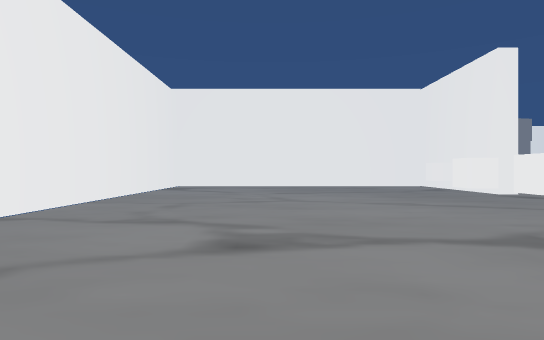
View 1 (above)

22 first-person views from a walk through a Unity game level. The camera is 1.4 m above the floor, looks level and sees 75° across. The floor is counted in squares, 2 m on a side. Each view is taken from the middle of a square. On the plan, view 1 faces up. The plan holds only what a view shows up to about 11 squares ahead; the rest is blank. The place goes on beyond the plan. The player character is not drawn. Some surface patterns are stand-ins.

View 2
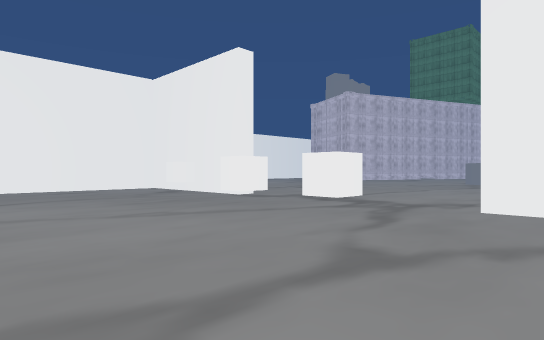

View 3
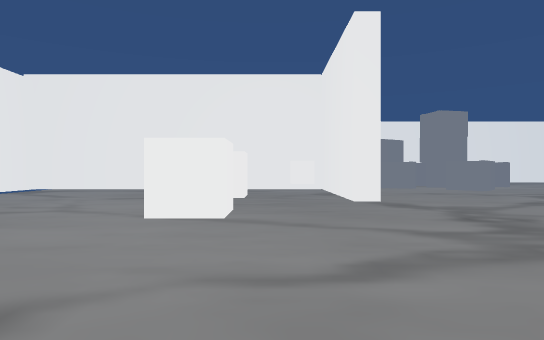

View 4
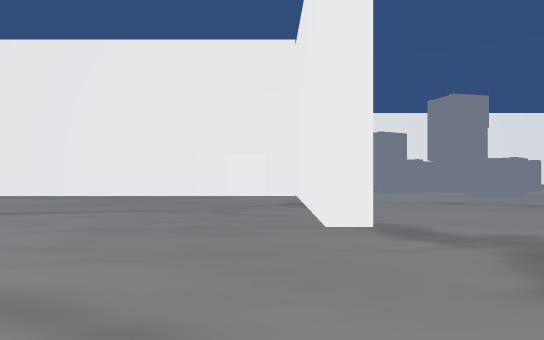

View 5
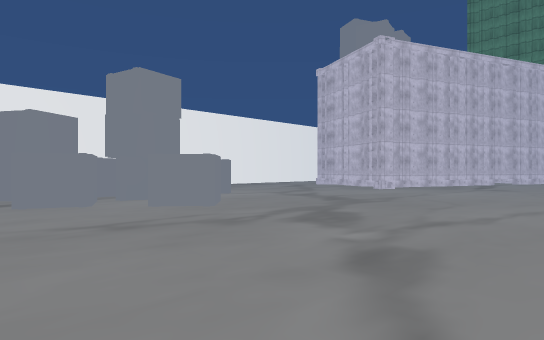

View 6
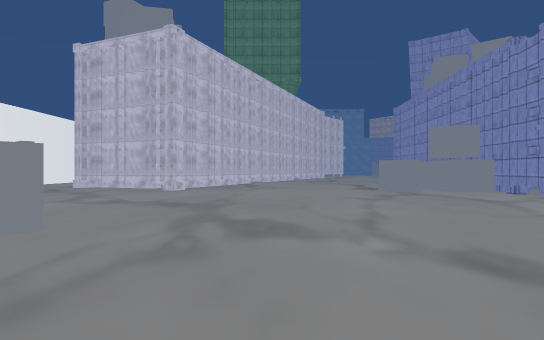

View 7
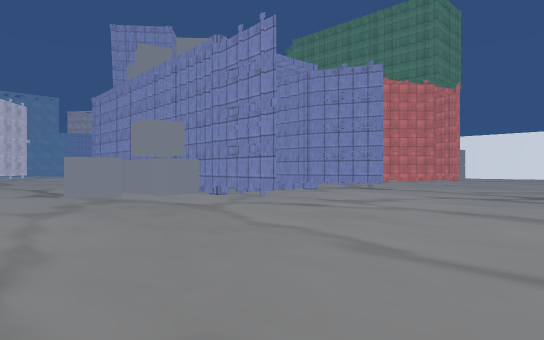

View 8
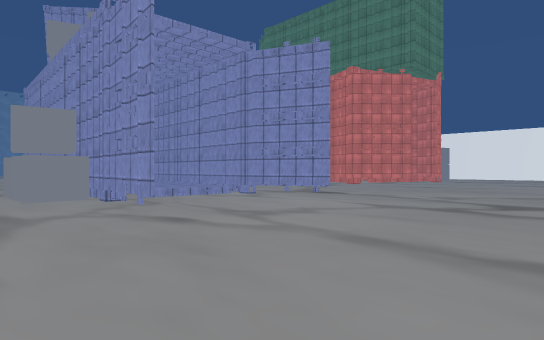

View 9
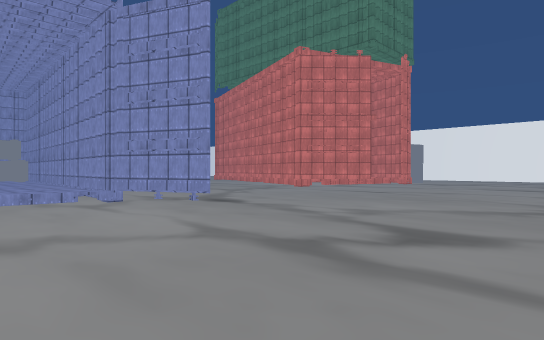

View 10
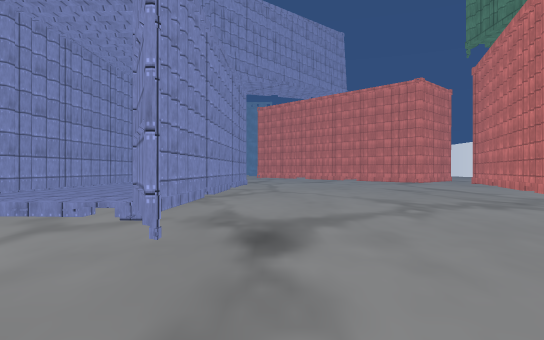

View 11
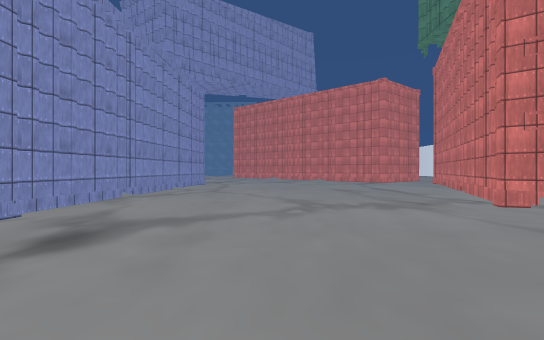

View 12
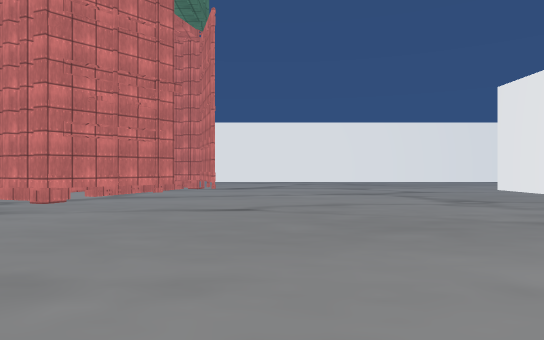

View 13
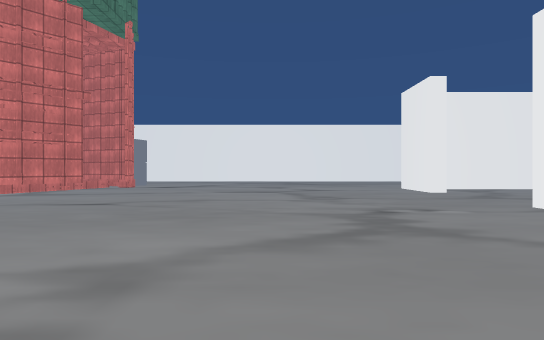

View 14
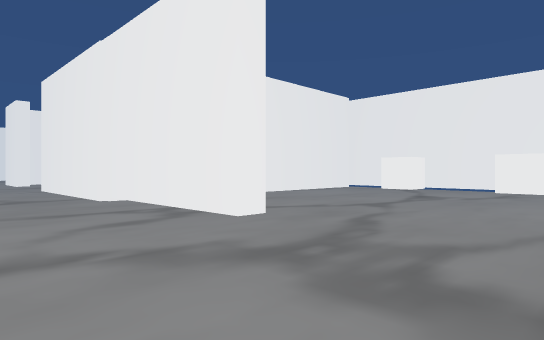

View 15
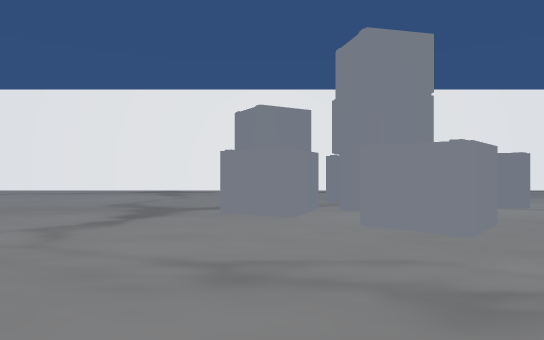

View 16
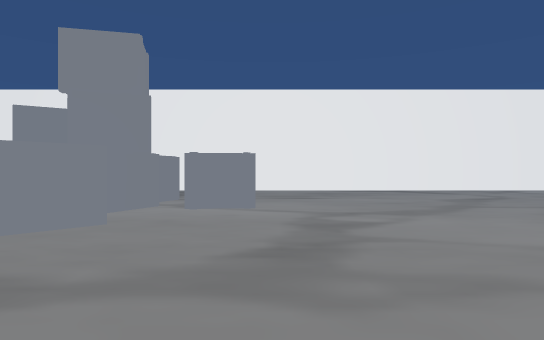

View 17
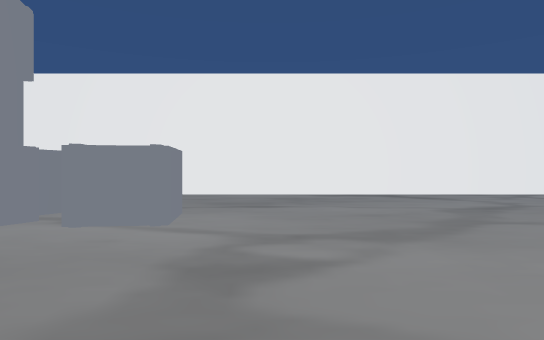

View 18
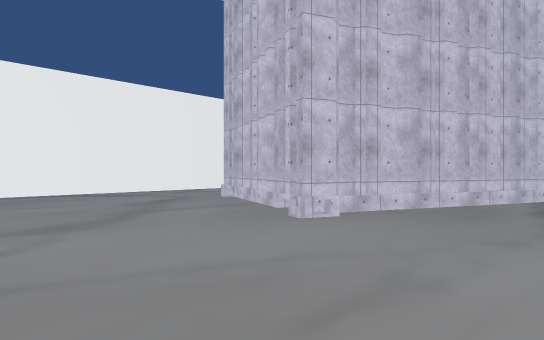

View 19
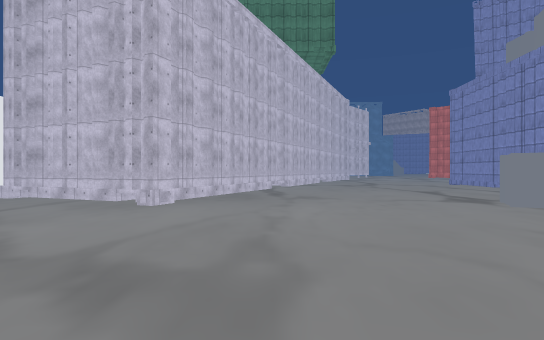

View 20
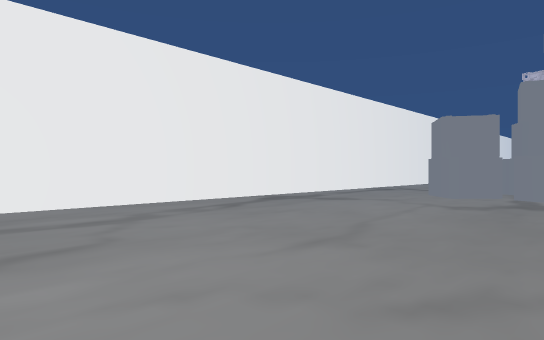

View 21
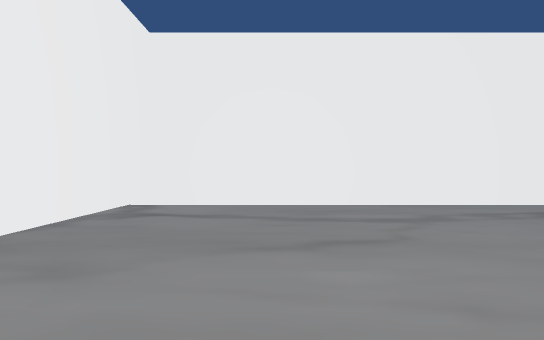

View 22
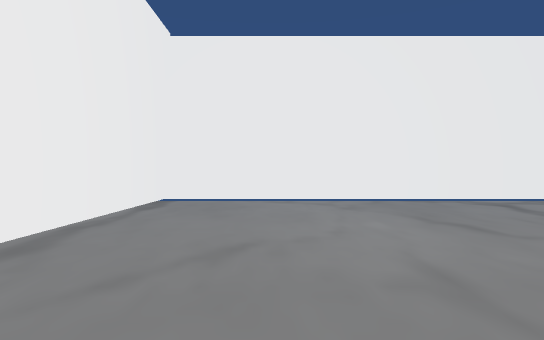

### Floor plan
Key: @ floor where view 1 was taken; # wall or solid block; . main floor; : floor 0.5 m higher than the main floor; / step, stairs or slope; = window, fence, low wall or low ledge; C white cube; T thing the floor can be seen under or through; O other object.
Columns run from 4 left of view 1 to 23 right of it. Each row starts with its distance up from view 1.
 22 #############   ############
 21 #............    ..........
 20 #.............   .........
 19 #............O. ..........
 18 #...........OOOO.........#
 17 #............O.O.O......##
 16 #............O.O........#
 15 #..............OO.......#
 14 ###########...OO.......####
 13 #.........#...............##
 12 #.........#.................
 11 #.........#.................
 10 #........C#.................
  9 #.........#.................
  8 #...........................
  7 #......................O....
  6 #.......C..............O....
  5 #.....................OOO
  4 #......C...........#########
  3  .........#........../::::::
  2   ....... #........../:::::
  1    .....  #........../:::::
  0     @..   #.........TTT#####
 -1           #........TT.......
 -2           #.................
 -3           #.................
 -4           #.................
 -5           #.................
 -6           #.................
 -7           ..................
 -8          ...................
 -9         ..............####=.
-10         .............##:: ##
-11         ..#.........../:
-12           #.........#.

Positions as (right, up) in squares from view 1, and headings:
1: (0, 0), facing up
2: (0, 2), facing up-right
3: (4, 2), facing up
4: (5, 5), facing up
5: (7, 8), facing up-right
6: (7, 11), facing right
7: (9, 10), facing down-right
8: (9, 7), facing down-right
9: (9, 3), facing down-right
10: (12, -2), facing right
11: (12, -4), facing right
12: (14, -1), facing down
13: (11, 0), facing down
14: (9, 7), facing down-left
15: (9, 10), facing up
16: (14, 10), facing up
17: (15, 12), facing up
18: (15, 11), facing up-right
19: (12, 12), facing right
20: (-1, 15), facing up-right
21: (-1, 15), facing up
22: (4, 16), facing left
